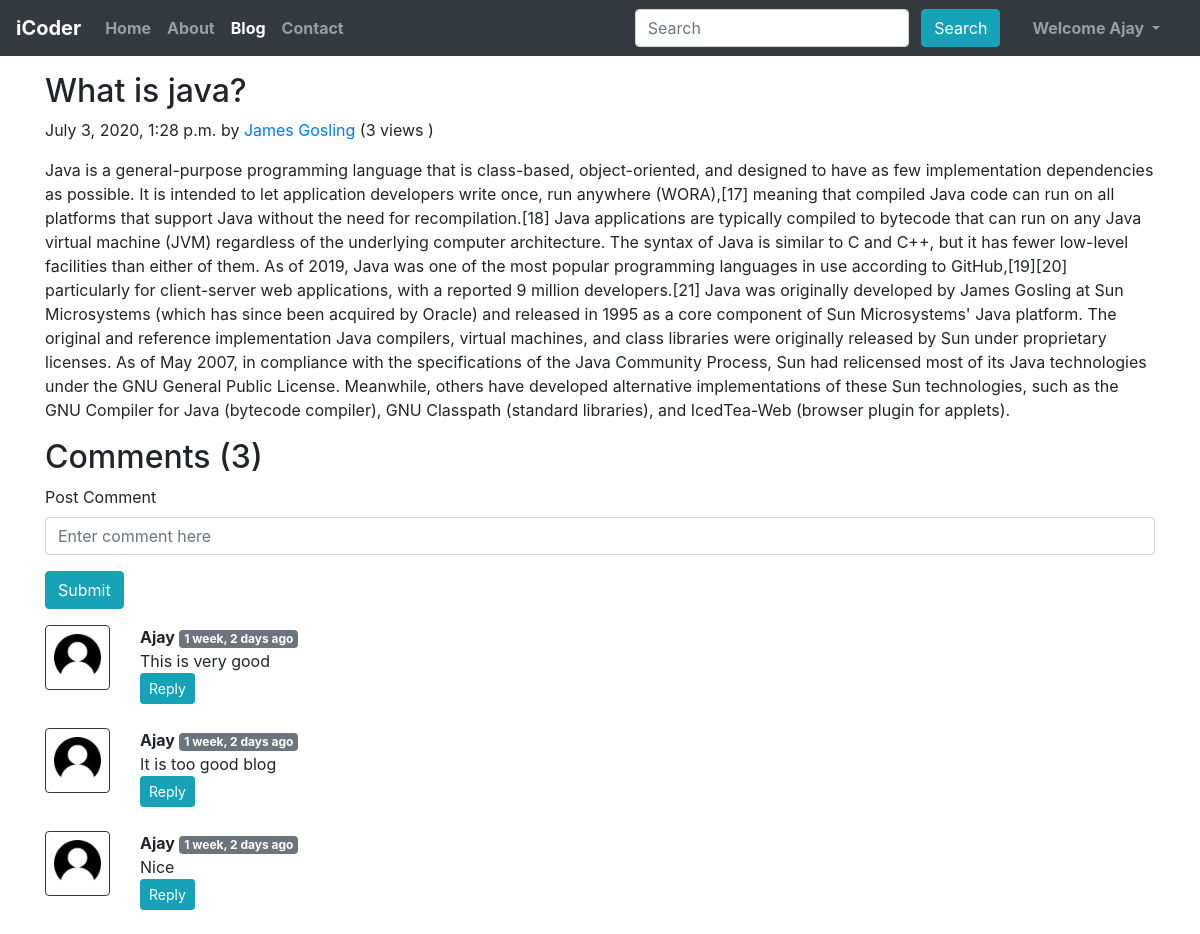
/blog/second-post (signed in), run on the app's committed database.
### blog/models.py (models this page shows, shortened)
class Post(models.Model):
    sno = models.AutoField(primary_key=True)
    title = models.CharField(max_length=225)
    content = models.TextField()
    outhor = models.CharField(max_length=13)
    slug = models.CharField(max_length=130)
    views = models.IntegerField(default=0)
    timeStamp = models.DateTimeField( blank=True)

class BlogComment(models.Model):
    sno = models.AutoField(primary_key = True)
    comment =  models.TextField()
    user = models.ForeignKey(User, on_delete=models.CASCADE)
    post = models.ForeignKey(Post, on_delete=models.CASCADE)
    parent = models.ForeignKey('self', on_delete=models.CASCADE, null=True)
    timestamp = models.DateTimeField(default=now)

### blog/views.py (the view)
# urls.py: path('<str:slug>', views.blogPost, name='blogPost'),
def blogPost(request, slug):
    post = Post.objects.filter(slug=slug).first()
    post.views = post.views + 1
    post.save()
    comments = BlogComment.objects.filter(post=post, parent=None)
    replies = BlogComment.objects.filter(post=post).exclude(parent=None)
    replyDict = {}
    for reply in replies:
        if reply.parent.sno not in replyDict.keys():
            replyDict[reply.parent.sno] = [reply]
        else:
            replyDict[reply.parent.sno].append(reply)
    context = {'post' : post, 'comments':comments, 'user':request.user, 'replyDict':replyDict}
    return render(request, 'blog/blogPost.html', context)

### blog/templatetags/extras.py (called while the page is built)
@register.filter(name="get_val")
def get_val(dict, key):
    return dict.get(key)

### templates/blog/blogPost.html (shortened to what this page needs)
{% extends 'base.html' %}
{% block blogactive %} active {% endblock blogactive %}
{% block body %}
{% load humanize %}
{% load extras %}
<div class="container my-3">
    <h2 class="blog-post-title">{{post.title}}</h2>
    <p class="blog-post-meta">{{post.timeStamp}} by <a href="/about">{{post.outhor}}</a>
       (<span>{{post.views}} views </span>)</p>
    <p>{{post.content|safe}}</p>
  </div>
  <div class="container">
      <h2>Comments ({{comments.count}})</h2>
      <div class="my-2">
        {% if user.is_authenticated %}
        <form action="/blog/postComment" method="post">
            <div class="form-group">
                  <label for="exampleInputEmail1">Post Comment</label>
                  <input type="text" class="form-control" name="comment" placeholder="Enter comment here">
             </div>
            <button type="submit" class="btn btn-info">Submit</button>
        </form>
        {% else %}
        <p>Please login to post a comment</p>
        {% endif %}
</div>
    {% for comment in comments %}
      <div class="row my-3">
          <div class="col-md-1 ">
              <img class="rounded mx-auto d-block w-100 p-2 border border-dark " src="/static/img/user.png" alt="user">
          </div>
          <div class="col-md-11 ">
            <b>{{comment.user.username}}</b> <span class="badge badge-secondary">{{comment.timestamp| naturaltime}}</span>
          <div>{{comment.comment}}</div>
          <div class="reply mx-0">
            {% if user.is_authenticated %}
                <button class="btn btn-sm  btn-info" type="button" data-toggle="collapse" data-target="#replyBox{{comment.sno}}" aria-expanded="false" aria-controls="replyBox{{comment.sno}}">
                  Reply
                </button>
              {% else %}
              <button class="btn btn-sm  btn-info" type="button" data-toggle="collapse" data-target="#replyBox{{comment.sno}}" aria-expanded="false" aria-controls="replyBox{{comment.sno}} disabled">
              Login to  Reply
              </button>
              {% endif %}
          </div>
      </div>
    </div>
    {% endfor %}
  </div>
{% endblock body %}

### templates/base.html (shortened to what this page needs)
<!doctype html>
<html lang="en">
  <head>
    <link rel="stylesheet" href="https://stackpath.bootstrapcdn.com/bootstrap/4.4.1/css/bootstrap.min.css">
  </head>
  <body>
    <nav class="navbar navbar-expand-lg  navbar-dark bg-dark">
  <a class="navbar-brand nav-item font-weight-bold" href="/">iCoder</a>
  <div class="collapse navbar-collapse" id="navbarSupportedContent">
    <ul class="navbar-nav mr-auto">
      <li class="nav-item font-weight-bold {% block homeactive %} {% endblock homeactive %}">
        <a class="nav-link" href="/">Home <span class="sr-only">(current)</span></a>
      </li>
      <li class="nav-item font-weight-bold {% block aboutactive %} {% endblock aboutactive %}">
        <a class="nav-link" href="/ajay">About</a>
      </li>
      <li class="nav-item font-weight-bold {% block blogactive %} {% endblock blogactive %}">
        <a class="nav-link" href="/blog">Blog</a>
      </li>
      <li class="nav-item font-weight-bold {% block contactactive %} {% endblock contactactive %}">
        <a class="nav-link" href="/cont">Contact</a>
      </li>
    </ul>
    <div class="ml-auto form-inline">
    <form method="get" action="/search" class=" my-2 my-lg-0 mx-4">
      <input class="form-control mr-sm-2 " type="search" placeholder="Search" aria-label="Search" name="query" id="query">
      <button class="btn btn-info my-2 my-sm-0" type="submit">Search</button>
    </form>
    {%  if user.is_authenticated %}
    <ul class="navbar-nav mr-3">
      <li class="nav-item dropdown">
        <a class="nav-link dropdown-toggle font-weight-bold" href="#" id="navbarDropdown" role="button" data-toggle="dropdown" aria-haspopup="true" aria-expanded="false">
          Welcome {{request.user}}
        </a>
      </li>
    </ul>
    {% endif %}
  </div>
</div>
</nav>
{% block body %}
{% endblock body %}
  </body>
</html>

### data on the page
Post: title "What is java?", timeStamp "July 3, 2020, 1:28 p.m.", outhor "James Gosling", views "3", content "Java is a general-purpose programming language that is class-based, object-oriented, and designed to have as few implementation dependencies as possible. It is intended to let application developers write once, run anywhere (WORA),[17] meaning that compiled Java code can run on all platforms that support Java without the need for recompilation.[18] Java applications are typically compiled to bytecode that can run on any Java virtual machine (JVM) regardless of the underlying computer architecture. The syntax of Java is similar to C and C++, but it has fewer low-level facilities than either of them. As of 2019, Java was one of the most popular programming languages in use according to…"
BlogComment: user.username "Ajay", timestamp "1 week, 2 days ago", comment "This is very good"
BlogComment: user.username "Ajay", timestamp "1 week, 2 days ago", comment "It is too good blog"
BlogComment: user.username "Ajay", timestamp "1 week, 2 days ago", comment "Nice"

### other printed values
{{ request.user }} "Ajay"
{{ comments.count }} "3"
